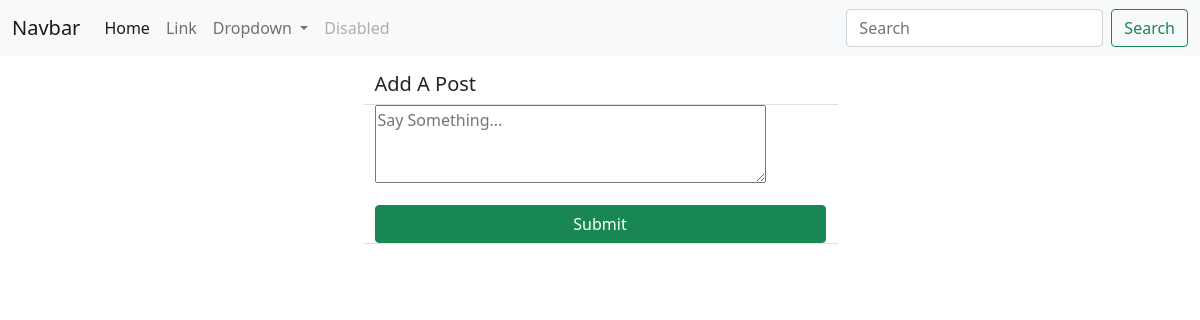
Page /social/ on the earlier database version.
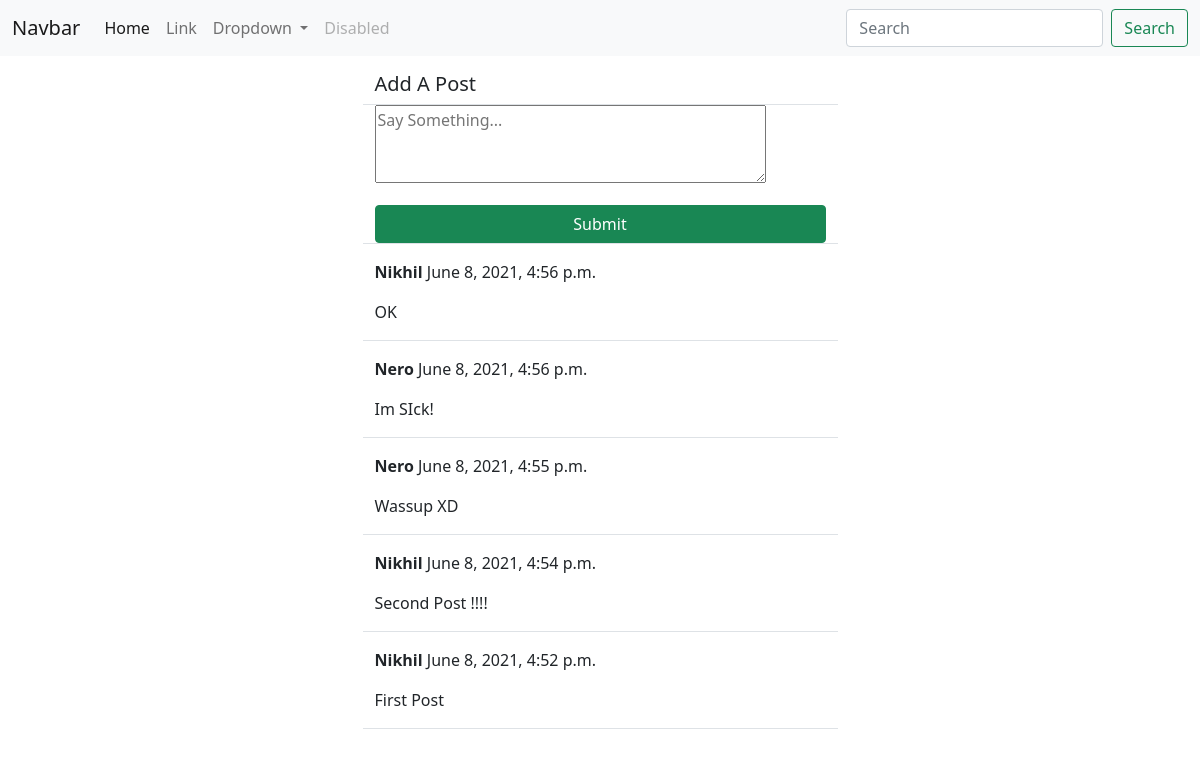
Same page on the later database version.
### social/models.py (models this page shows)
class Post(models.Model):
  body = models.TextField()
  created_on = models.DateTimeField(default=timezone.now)
  author = models.ForeignKey(User, on_delete=models.CASCADE)

### social/views.py (the view)
# urls.py: path("", views.index, name="index"),
def index(request):
  if request.method == "POST":
    posts = Post.objects.all().order_by('-created_on')
    form = PostForm(request.POST)
    if form.is_valid():
      new_post = form.save(commit=False)
      new_post.author = request.user
      new_post.save()
      context = {
    "post_list": posts,
    'form' : form,
    }
    return render(request, 'social/index.html', context)
  else:
    posts = Post.objects.all().order_by('-created_on')
    form = PostForm()
  context = {
    "post_list": posts,
    'form' : form,
  }
  return render(request, 'social/index.html', context)

### social/forms.py
class PostForm(forms.ModelForm):
  body = forms.CharField(
    label='',
    widget=forms.Textarea(attrs={
      'rows' : '3',
      'placeholder' : 'Say Something...',
    })
  )
  class Meta:
    model = Post
    fields = ['body']

### social/templates/social/index.html (shortened to what this page needs)
{% extends 'social/base.html' %}
{% block content %}
<nav class="navbar navbar-expand-lg navbar-light bg-light">
  <div class="container-fluid">
    <a class="navbar-brand" href="#">Navbar</a>
    <div class="collapse navbar-collapse" id="navbarSupportedContent">
      <ul class="navbar-nav me-auto mb-2 mb-lg-0">
        <li class="nav-item">
          <a class="nav-link active" aria-current="page" href="#">Home</a>
        </li>
        <li class="nav-item">
          <a class="nav-link" href="#">Link</a>
        </li>
        <li class="nav-item dropdown">
          <a class="nav-link dropdown-toggle" href="#" id="navbarDropdown" role="button" data-bs-toggle="dropdown" aria-expanded="false">
            Dropdown
          </a>
        </li>
        <li class="nav-item">
          <a class="nav-link disabled" href="#" tabindex="-1" aria-disabled="true">Disabled</a>
        </li>
      </ul>
      <form class="d-flex">
        <input class="form-control me-2" type="search" placeholder="Search" aria-label="Search">
        <button class="btn btn-outline-success" type="submit">Search</button>
      </form>
    </div>
  </div>
</nav>
<div class="container">
  <div class="row justify-content-center mt-3">
    <div class="col-md-5 col-sm-12 border-bottom">
      <h5>Add A Post</h5>
    </div>
  </div>
  <div class="row justify-content-center ">
    <div class="col-md-5 col-sm-12 border-bottom">
      <form method="POST">
        {{ form }}
        <div class="d-grid gap-2">
          <button class="btn btn-success mt-3">Submit</button>
        </div>
      </form>
    </div>
  </div>
  {% for post in post_list %}
  <div class="row justify-content-center mt-3">
    <div class="col-md-5 col-sm-12 border-bottom">
      <p><strong>{{ post.author }}</strong> {{ post.created_on }}</p>
      <p>{{ post.body }}</p>
    </div>
  </div>
  {% endfor %}
</div>
{% endblock content %}

### social/templates/social/base.html (shortened to what this page needs)
{% load static %}
<!doctype html>
<html lang="en">
  <head>
    <link href="https://cdn.jsdelivr.net/npm/bootstrap@5.0.1/dist/css/bootstrap.min.css" rel="stylesheet">
  </head>
  <body>
    {% block content %}
    {% endblock content %}
  </body>
</html>

Differences in the rows shown:
added Post: author "Nikhil", created_on "June 8, 2021, 4:56 p.m.", body "OK"
added Post: author "Nero", created_on "June 8, 2021, 4:56 p.m.", body "Im SIck!"
added Post: author "Nero", created_on "June 8, 2021, 4:55 p.m.", body "Wassup XD"
added Post: author "Nikhil", created_on "June 8, 2021, 4:54 p.m.", body "Second Post !!!!"
added Post: author "Nikhil", created_on "June 8, 2021, 4:52 p.m.", body "First Post"
